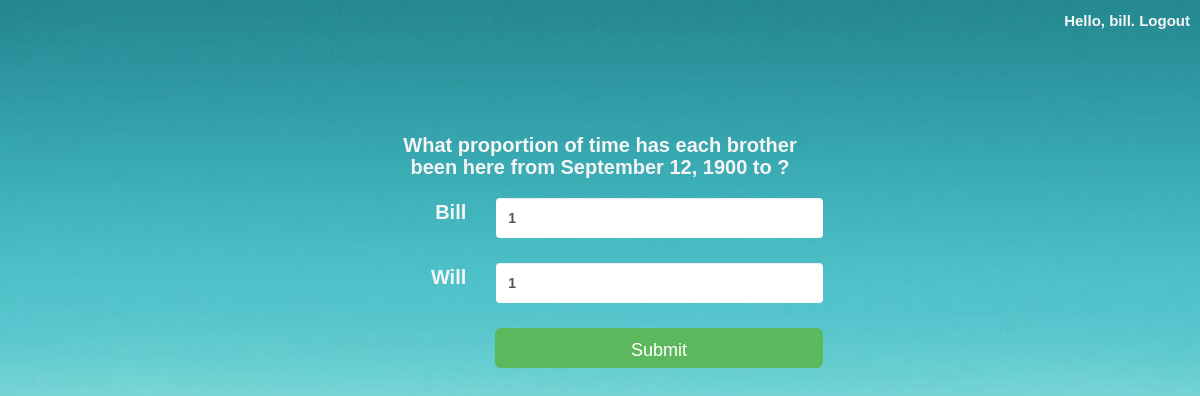
Page /create-house-account/ (signed in) on the earlier database version.
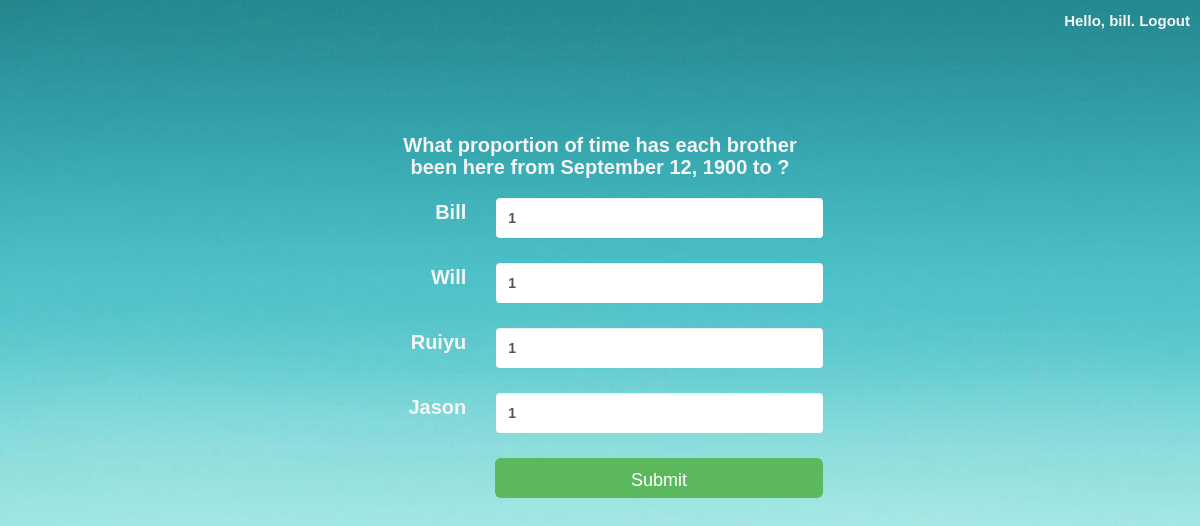
Same page on the later database version.
### brothers/models.py (models this page shows, shortened)
class HouseAccount(models.Model):
  date_created = models.DateTimeField('date created')

class Brother(models.Model):
  user = models.ForeignKey(User, unique=True)
  name = models.CharField(max_length=100)
  created_date = models.DateTimeField('date created')
  def __unicode__(self):
    return self.name

### houseaccount/views.py (the view)
# urls.py: url(r'^create-house-account/', 'houseaccount.views.create_house_account'),
def create_house_account(request):
  template = loader.get_template('create-house-account.html')
  startdate = _get_first_date().strftime('%B %d, %Y')
  context = RequestContext(request, {'startdate':startdate if startdate else enddate,
                                    'brothers':Brother.objects.all()})
  return HttpResponse(template.render(context))

### houseaccount/views.py (called while the page is built)
def _get_first_date():
  accounts = HouseAccount.objects.order_by('-date_created')
  if accounts:
    return accounts[0].date_created
  payments = Payment.objects.filter(houseaccount=None).order_by('-date_created')
  if payments:
    return payments[0].date_entered
  else:
    return timezone.now()

### templates/create-house-account.html (shortened to what this page needs)
{% if user.is_authenticated %}
  <!DOCTYPE html PUBLIC "-//W3C//DTD XHTML 1.0 Transitional//EN" "http://www.w3.org/TR/xhtml1/DTD/xhtml1-transitional.dtd">
  <html xmlns="http://www.w3.org/1999/xhtml" xml:lang="en" lang="en">
  <head>
    <link rel="stylesheet" href="http://netdna.bootstrapcdn.com/bootstrap/3.0.0/css/bootstrap.min.css">
  </head>
  <body>
    <span class="info">Hello, {{ user.username }}. <a href="/logout">Logout</a></span>
    <div class="container">
      <div id="welcome" class="col-md-5">
        <h1><span id="subtitle">What proportion of time has each brother been here from {{ startdate }} to {{ enddate }}?</span></h1>
        <form class="form-horizontal" action="/submit-house-account/" method="post" role="form">
          {% for brother in brothers %}
            <div class="form-group">
              <label for="{{brother}}" class="col-lg-3 control-label">{{brother}}</label>
              <div class="col-lg-9">
                <input type="text" class="form-control" id="{{brother}}" placeholder="Number from 0 to 1" value="1" data-toggle="tooltip" data-original-title="Number from 0 to 1" data-placement="right" data-trigger="focus">
              </div>
            </div>
          {% endfor %}
          <input id="submit" name="payment" class="btn btn-success btn-lg" type="submit" value="Submit" data-toggle="tooltip" data-original-title="{{ state }}" data-placement="left" data-trigger="" />
        </form>
      </div>
    </div>
  </body>
  </html>
{% endif %}

### templates/create-house-account.html (style rules this page uses)
body { background: url('/static/login_background.jpg') no-repeat center center fixed; background-size: cover; font-family:Arial,Helvetica,sans-serif; }
#welcome { padding-top:10%; font-size:50px; font-weight:bold; color:rgb(245, 245, 245); margin:0 auto; float:none !important; text-align:center; }
#subtitle,.info { font-size:20px; font-weight:bold; color:rgb(245, 245, 245); }
.info { position:fixed; top:10px; right:10px; font-size:15px; }
input[type=text], textarea, input[type=submit] { border:none; margin-top:10px; height:40px !important; }
#submit { width:73.5%; margin:0; margin-top:10px; float:right; }
a { color:rgb(245, 245, 245); }
.control-label { font-size:20px; padding-top:10px !important; }

Differences in the rows shown:
added Brother: name "Ruiyu"
added Brother: name "Jason"
